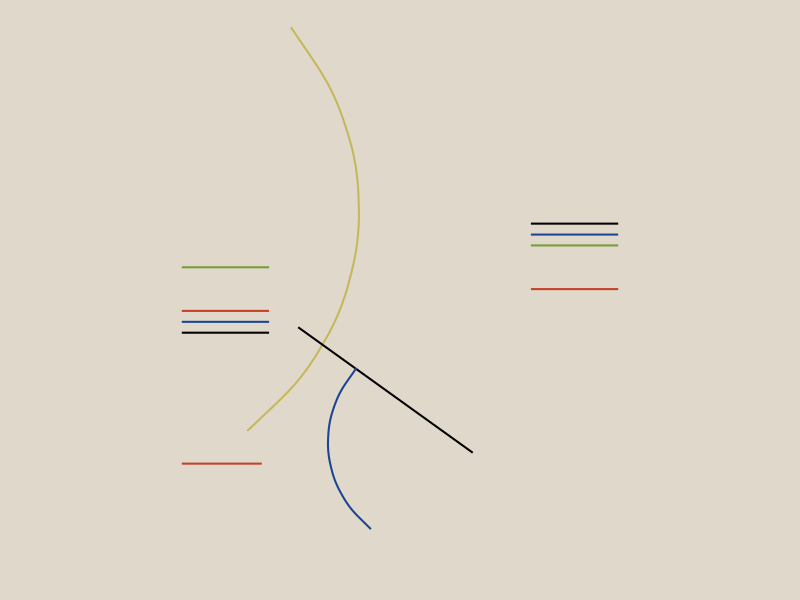

Generate this figure with R: (Note: this script raises an error after producing the figure.)
## ---- chunk 1
knitr::opts_chunk$set(echo = TRUE)
## ---- chunk 2
library(ggplot2)
## ---- chunk 3
ggplot()+
  # right-side lines
  geom_segment(aes(x=3.4, xend=4, y=1.4, yend=1.4), size=.7, color="black") +
  geom_segment(aes(x=3.4, xend=4, y=1.2, yend=1.2), size=.7, color="#1B4594") +
  geom_segment(aes(x=3.4, xend=4, y=1, yend=1), size=.7, color="#779D39") +
  geom_segment(aes(x=3.4, xend=4, y=.2, yend=.2), size=.7, color="#C64026") +
  # left-side lines
  geom_segment(aes(x=1, xend=1.6, y=.6, yend=.6), size=.7, color="#779D39") +
  geom_segment(aes(x=1, xend=1.6, y=-.2, yend=-.2), size=.7, color="#C64026") +
  geom_segment(aes(x=1, xend=1.6, y=-.4, yend=-.4), size=.7, color="#1B4594") +
  geom_segment(aes(x=1, xend=1.6, y=-.6, yend=-.6), size=.7, color="black") +
  geom_segment(aes(x=1, xend=1.55, y=-3, yend=-3), size=.7, color="#C64026") +
  # middle section
  geom_curve(aes(yend=5, y=-2.4, x=1.45, xend=1.75), curvature = .45, color="#C5B75B", size=.7) +
  geom_segment(aes(x=1.8, xend=3, y=-.5, yend=-2.8), size=.7, color="black", size=.7) +
  geom_curve(aes(yend=-4.2, y=-1.25, x=2.2, xend=2.3), curvature = .45, color="#1B4594", size=.7) +
  xlim(0,5) + ylim(-5,5) +
  theme_void() +
  theme(plot.background = element_rect(fill="#E0D9CB", color=NA),
        panel.background = element_rect(fill="#E0D9CB", color=NA)) +
  ggsave("my-plot.png", height=4.8, width=4.816)
  # ggsave("my-plot.png", height=4.816, width=4.8)
